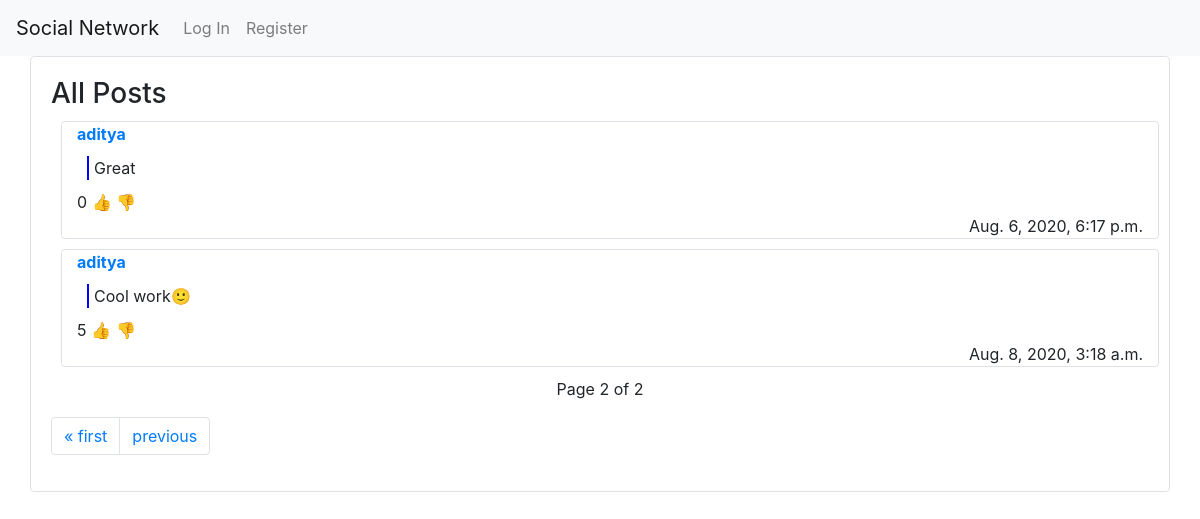
The app's page /listing/2, older data.
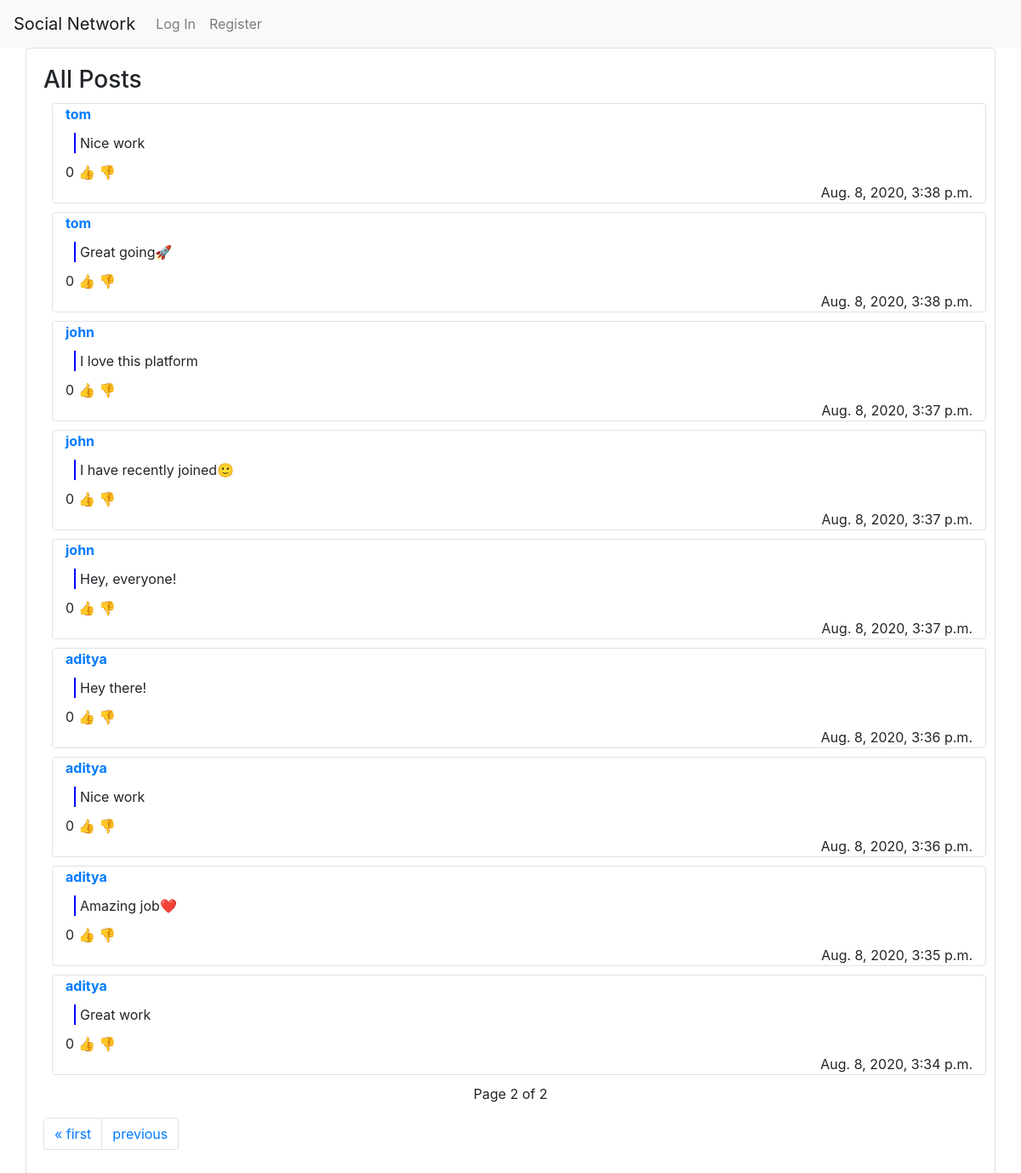
The same page, newer data.
### network/models.py (models this page shows, shortened)
class Post(models.Model):
    content = models.CharField(max_length=500)
    pub_time = models.DateTimeField(auto_now=True)
    likes = models.IntegerField(default=0)
    publisher = models.ForeignKey(User, on_delete=models.CASCADE, related_name="posts")

class User(AbstractUser):
    pass

### network/views.py (the view)
# urls.py: path("listing/<int:page_number>", views.listing, name="listing"),
def listing(request, page_number):
    posts = Post.objects.all()
    posts = list(reversed(posts))
    paginator = Paginator(posts, 10) # Show 10 posts per page
    posts = paginator.get_page(page_number)
    return render(request, "network/index.html", {"posts":posts,})

### network/templates/network/index.html (shortened to what this page needs)
{% extends "network/layout.html" %} {% load static %} {% block import %}
<link href="{% static 'network/index.css' %}" rel="stylesheet">
{% endblock %} {% block body %}
<div class="container border rounded" id="all-posts">
    <h3>All Posts</h3>
    <div>
        {% for post in posts %}
        <div class="container border rounded post" style="margin: 10px;">
            <a href="{% url 'profile' post.publisher.username %}"><b>{{ post.publisher.username }}</b></a><br>
            <div class="text-content">
                <p class="post-content" id="{{ post.pk }}">{{ post.content }}</p>
            </div>
            <p style="margin: 0px;"><span class="number-of-likes">{{ post.likes }}</span> <a href="#" class="like">👍</a> <a href="#">👎</a> </p>
            <p style="text-align: right; margin: 0px;">{{ post.pub_time }}</p>
        </div>
        {% empty %}
        <h6 style="text-align: center;">No posts</h6>
        {% endfor %}
    </div>
    {% if posts is not None %}
    <div class="current">
        <p style="text-align: center;">Page {{ posts.number }} of {{ posts.paginator.num_pages }}</p>
    </div>
    <div>
        <nav aria-label="Page navigation">
            <ul class="pagination">
                {% if posts.has_previous %}
                <li class="page-item"><a class="page-link" href="{% url 'listing' 1 %}">&laquo; first</a></li>
                <li class="page-item"><a class="page-link" href="{% url 'listing' posts.previous_page_number %}">previous</a></li>
                {% endif %}
            </ul>
        </nav>
    </div>
    {% endif %}
</div>
{% endblock %}

### network/templates/network/layout.html (shortened to what this page needs)
{% load static %}
<!DOCTYPE html>
<html lang="en">
<head>
    <link rel="stylesheet" href="https://stackpath.bootstrapcdn.com/bootstrap/4.4.1/css/bootstrap.min.css">
    <link href="{% static 'network/styles.css' %}" rel="stylesheet"> {% block import %}{% endblock %}
</head>
<body>
    <nav class="navbar navbar-expand-lg navbar-light bg-light">
        <a class="navbar-brand" href="{% url 'index' %}">Social Network</a>
        <div>
            <ul class="navbar-nav mr-auto">
                 {% if user.is_authenticated %}
                <li class="nav-item">
                    <a class="nav-link" href="{% url 'following' %}">Following</a>
                </li>
                <li class="nav-item">
                    <a class="nav-link" href="{% url 'logout' %}">Log Out</a>
                </li>
                {% else %}
                <li class="nav-item">
                    <a class="nav-link" href="{% url 'login' %}">Log In</a>
                </li>
                <li class="nav-item">
                    <a class="nav-link" href="{% url 'register' %}">Register</a>
                </li>
                {% endif %}
            </ul>
        </div>
    </nav>
    <div class="body">
        {% block body %} {% endblock %}
    </div>
</body>
</html>

### network/static/network/index.css (style rules this page uses)
#all-posts { padding: 20px; margin-bottom: 20px; }
.post-content { margin: 10px; border-left: 2px solid blue; padding-left: 5px; }

Row changes from the older to the newer data that the page shows:
removed Post: publisher.username "aditya", content "Great", likes "0", pub_time "Aug. 6, 2020, 6:17 p.m."
removed Post: publisher.username "aditya", content "Cool work🙂", likes "5", pub_time "Aug. 8, 2020, 3:18 a.m."
added Post: publisher.username "tom", content "Nice work", likes "0", pub_time "Aug. 8, 2020, 3:38 p.m."
added Post: publisher.username "tom", content "Great going🚀", likes "0", pub_time "Aug. 8, 2020, 3:38 p.m."
added Post: publisher.username "john", content "I love this platform", likes "0", pub_time "Aug. 8, 2020, 3:37 p.m."
added Post: publisher.username "john", content "I have recently joined🙂", likes "0", pub_time "Aug. 8, 2020, 3:37 p.m."
added Post: publisher.username "john", content "Hey, everyone!", likes "0", pub_time "Aug. 8, 2020, 3:37 p.m."
added Post: publisher.username "aditya", content "Hey there!", likes "0", pub_time "Aug. 8, 2020, 3:36 p.m."
added Post: publisher.username "aditya", content "Nice work", likes "0", pub_time "Aug. 8, 2020, 3:36 p.m."
added Post: publisher.username "aditya", content "Amazing job❤️", likes "0", pub_time "Aug. 8, 2020, 3:35 p.m."
added Post: publisher.username "aditya", content "Great work", likes "0", pub_time "Aug. 8, 2020, 3:34 p.m."
